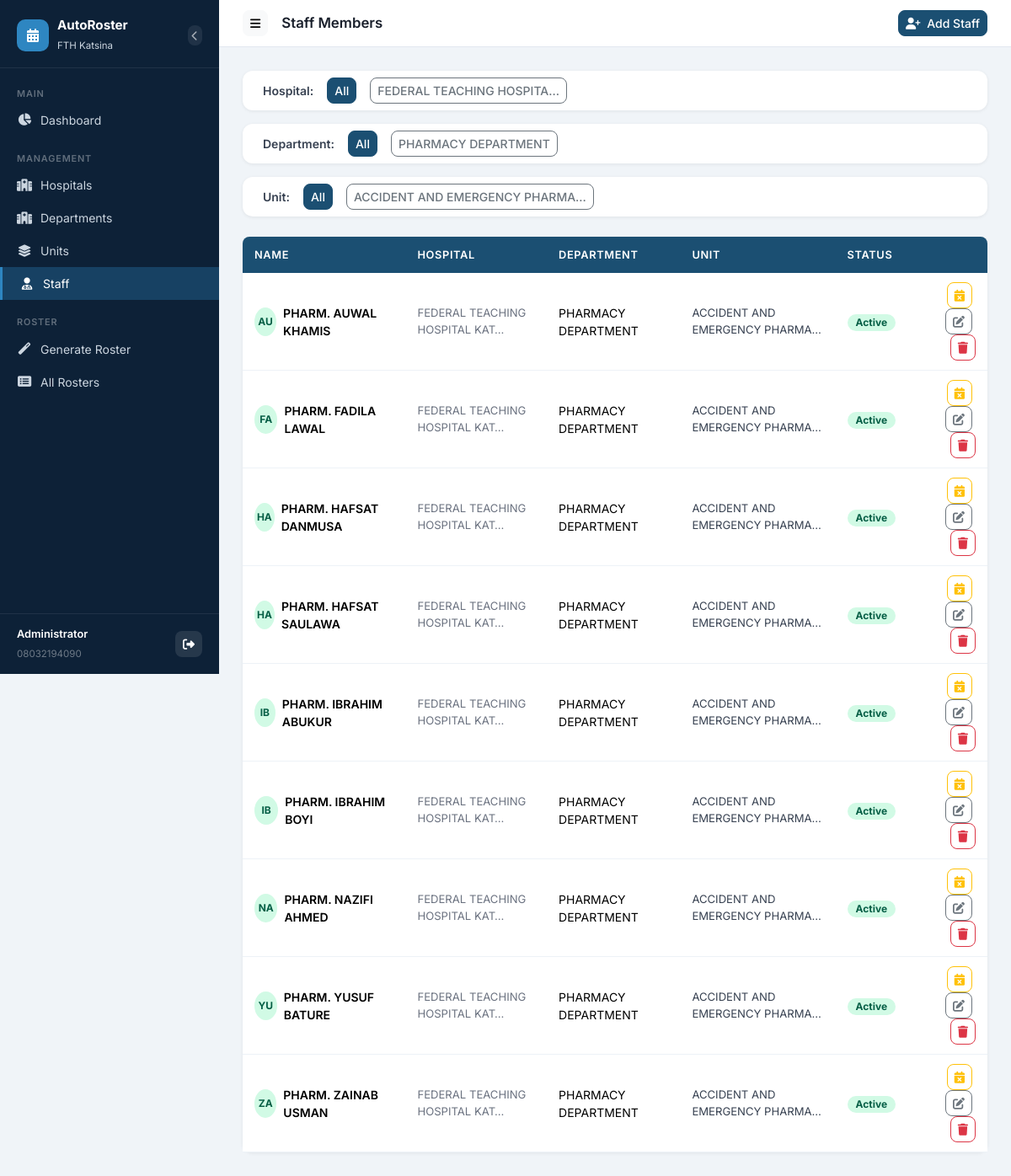
Page /staff/ (signed in) on the earlier database version.
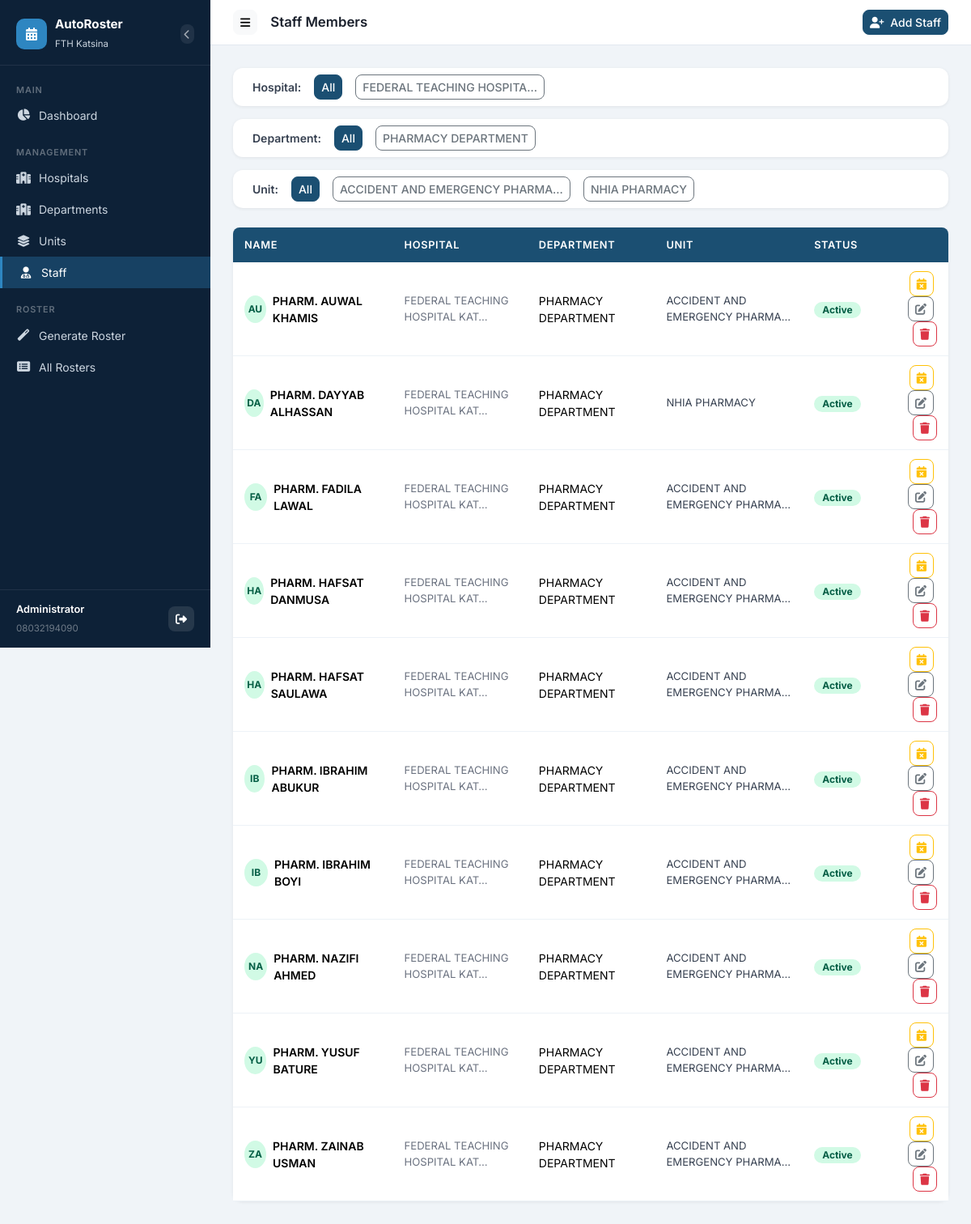
Same page on the later database version.
### accounts/models.py (models this page shows)
class User(AbstractBaseUser, PermissionsMixin):
    phone_number = models.CharField(max_length=20, unique=True)
    full_name = models.CharField(max_length=200, blank=True)
    is_active = models.BooleanField(default=True)
    is_staff = models.BooleanField(default=False)
    date_joined = models.DateTimeField(auto_now_add=True)
    objects = UserManager()
    USERNAME_FIELD = 'phone_number'
    REQUIRED_FIELDS = []
    def __str__(self):
        return self.full_name or self.phone_number

### roster/models.py (models this page shows, shortened)
class Hospital(models.Model):
    name = models.CharField(max_length=200, unique=True)
    address = models.CharField(max_length=300, blank=True)
    class Meta:
        ordering = ['name']

class Department(models.Model):
    hospital = models.ForeignKey(Hospital, on_delete=models.CASCADE, related_name='departments')
    department_name = models.CharField(max_length=200, default='PHARMACY DEPARTMENT')
    class Meta:
        ordering = ['hospital__name', 'department_name']

class Unit(models.Model):
    department = models.ForeignKey(Department, on_delete=models.CASCADE, related_name='units')
    unit_name = models.CharField(max_length=200)
    class Meta:
        ordering = ['department__department_name', 'unit_name']

class Staff(models.Model):
    unit = models.ForeignKey(Unit, on_delete=models.CASCADE, related_name='staff')
    title = models.CharField(max_length=50, default='PHARM.')
    name = models.CharField(max_length=200, help_text='Full name e.g. IBRAHIM ABUKUR')
    is_active = models.BooleanField(default=True)
    @property
    def display_name(self):
        return f"{self.title} {self.name}".upper()
    class Meta:
        ordering = ['name']
        verbose_name_plural = 'Staff'

### roster/views.py (the view)
# urls.py: path('staff/', views.staff_list, name='staff_list'),
@login_required
def staff_list(request):
    unit_id = request.GET.get('unit')
    dept_id = request.GET.get('dept')
    hospital_id = request.GET.get('hospital')
    staff_qs = Staff.objects.select_related('unit__department__hospital').all()
    if hospital_id:
        staff_qs = staff_qs.filter(unit__department__hospital_id=hospital_id)
    if dept_id:
        staff_qs = staff_qs.filter(unit__department_id=dept_id)
    if unit_id:
        staff_qs = staff_qs.filter(unit_id=unit_id)
    hospitals = Hospital.objects.all()
    departments = Department.objects.select_related('hospital').all()
    units = Unit.objects.select_related('department').all()
    if hospital_id:
        departments = departments.filter(hospital_id=hospital_id)
        units = units.filter(department__hospital_id=hospital_id)
    if dept_id:
        units = units.filter(department_id=dept_id)
    return render(request, 'roster/staff_list.html', {
        'staff_list': staff_qs,
        'hospitals': hospitals,
        'departments': departments,
        'units': units,
        'selected_unit': int(unit_id) if unit_id else None,
        'selected_dept': int(dept_id) if dept_id else None,
        'selected_hospital': int(hospital_id) if hospital_id else None,
    })

### roster/templates/roster/staff_list.html (shortened to what this page needs)
{% extends 'roster/base.html' %}
{% block page_title %}Staff Members{% endblock %}
{% block topbar_actions %}
  <a href="{% url 'staff_create' %}" class="btn btn-primary btn-sm">
    <i class="fas fa-user-plus me-1"></i> Add Staff
  </a>
{% endblock %}
{% block content %}
<div class="card mb-3">
  <div class="card-body py-2 px-4">
    <div class="d-flex align-items-center gap-3 flex-wrap">
      <span style="font-weight:600;font-size:.875rem;color:#374151;">Hospital:</span>
      <a href="{% url 'staff_list' %}" class="btn btn-sm {% if not selected_hospital %}btn-primary{% else %}btn-outline-secondary{% endif %}">All</a>
      {% for h in hospitals %}
      <a href="?hospital={{ h.pk }}" class="btn btn-sm {% if selected_hospital == h.pk %}btn-primary{% else %}btn-outline-secondary{% endif %}">
        {{ h.name|truncatechars:25 }}
      </a>
      {% endfor %}
    </div>
  </div>
</div>
<div class="card mb-3">
  <div class="card-body py-2 px-4">
    <div class="d-flex align-items-center gap-3 flex-wrap">
      <span style="font-weight:600;font-size:.875rem;color:#374151;">Department:</span>
      <a href="?{% if selected_hospital %}hospital={{ selected_hospital }}{% endif %}" class="btn btn-sm {% if not selected_dept %}btn-primary{% else %}btn-outline-secondary{% endif %}">All</a>
      {% for dept in departments %}
      <a href="?{% if selected_hospital %}hospital={{ selected_hospital }}&{% endif %}dept={{ dept.pk }}" class="btn btn-sm {% if selected_dept == dept.pk %}btn-primary{% else %}btn-outline-secondary{% endif %}">
        {{ dept.department_name }}
      </a>
      {% endfor %}
    </div>
  </div>
</div>
<div class="card mb-4">
  <div class="card-body py-2 px-4">
    <div class="d-flex align-items-center gap-3 flex-wrap">
      <span style="font-weight:600;font-size:.875rem;color:#374151;">Unit:</span>
      <a href="?" class="btn btn-sm {% if not selected_unit %}btn-primary{% else %}btn-outline-secondary{% endif %}">All</a>
      {% for unit in units %}
      <a href="?unit={{ unit.pk }}" class="btn btn-sm {% if selected_unit == unit.pk %}btn-primary{% else %}btn-outline-secondary{% endif %}">
        {{ unit.unit_name|truncatechars:30 }}
      </a>
      {% endfor %}
    </div>
  </div>
</div>
<div class="card">
  <div class="card-body p-0">
    <table class="table table-modern mb-0">
      <thead>
        <tr>
          <th>Name</th>
          <th>Hospital</th>
          <th>Department</th>
          <th>Unit</th>
          <th>Status</th>
          <th></th>
        </tr>
      </thead>
      <tbody>
        {% for s in staff_list %}
        <tr>
          <td>
            <div class="d-flex align-items-center gap-2">
              <div style="width:34px;height:34px;background:{% if s.is_active %}#d1fae5{% else %}#fee2e2{% endif %};border-radius:50%;display:flex;align-items:center;justify-content:center;font-weight:700;font-size:.75rem;color:{% if s.is_active %}#065f46{% else %}#991b1b{% endif %};">
                {{ s.name|slice:":2"|upper }}
              </div>
              <div>
                <div style="font-weight:600;font-size:.875rem;">{{ s.display_name }}</div>
              </div>
            </div>
          </td>
          <td style="font-size:.82rem;color:#6b7280;">{{ s.unit.department.hospital.name|truncatechars:30 }}</td>
          <td style="font-size:.875rem;">{{ s.unit.department.department_name }}</td>
          <td style="font-size:.82rem;color:#374151;">{{ s.unit.unit_name|truncatechars:30 }}</td>
          <td>
            <span class="badge {% if s.is_active %}badge-active{% else %}badge-inactive{% endif %}" style="font-size:.75rem;padding:4px 10px;border-radius:20px;">
              {% if s.is_active %}Active{% else %}Inactive{% endif %}
            </span>
          </td>
          <td class="text-end">
            <a href="{% url 'staff_availability' s.pk %}" class="btn btn-sm btn-outline-warning me-1" title="Manage Unavailability">
              <i class="fas fa-calendar-times"></i>
            </a>
            <a href="{% url 'staff_edit' s.pk %}" class="btn btn-sm btn-outline-secondary me-1">
              <i class="fas fa-edit"></i>
            </a>
            <a href="{% url 'staff_delete' s.pk %}" class="btn btn-sm btn-outline-danger">
              <i class="fas fa-trash"></i>
            </a>
          </td>
        </tr>
        {% endfor %}
      </tbody>
    </table>
  </div>
</div>
{% endblock %}

### roster/templates/roster/base.html (shortened to what this page needs)
<!DOCTYPE html>
<html lang="en">
<head>
  <link href="https://cdn.jsdelivr.net/npm/bootstrap@5.3.3/dist/css/bootstrap.min.css" rel="stylesheet">
  <link href="https://cdnjs.cloudflare.com/ajax/libs/font-awesome/6.5.0/css/all.min.css" rel="stylesheet">
</head>
<body>
<nav id="sidebar">
  <div class="sidebar-brand d-flex align-items-center justify-content-between">
    <div class="d-flex align-items-center">
      <div class="sidebar-logo">
        <i class="fas fa-calendar-alt text-white"></i>
      </div>
      <div>
        <h5>AutoRoster</h5>
        <small>FTH Katsina</small>
      </div>
    </div>
    <button id="sidebarClose" class="btn btn-sm p-1 ms-2" style="background:rgba(255,255,255,0.08);color:rgba(255,255,255,0.6);line-height:1;" title="Collapse sidebar">
      <i class="fas fa-chevron-left" style="font-size:0.75rem;"></i>
    </button>
  </div>
  <div class="sidebar-nav">
    <div class="nav-section-label">Main</div>
    <a href="{% url 'dashboard' %}" class="nav-link {% if request.resolver_match.url_name == 'dashboard' %}active{% endif %}">
      <i class="fas fa-chart-pie"></i> Dashboard
    </a>
    <div class="nav-section-label mt-2">Management</div>
    <a href="{% url 'hospital_list' %}" class="nav-link {% if 'hospital' in request.resolver_match.url_name %}active{% endif %}">
      <i class="fas fa-hospital-alt"></i> Hospitals
    </a>
    <a href="{% url 'department_list' %}" class="nav-link {% if 'department' in request.resolver_match.url_name %}active{% endif %}">
      <i class="fas fa-hospital"></i> Departments
    </a>
    <a href="{% url 'unit_list' %}" class="nav-link {% if 'unit' in request.resolver_match.url_name %}active{% endif %}">
      <i class="fas fa-layer-group"></i> Units
    </a>
    <a href="{% url 'staff_list' %}" class="nav-link {% if 'staff' in request.resolver_match.url_name and 'api' not in request.resolver_match.url_name %}active{% endif %}">
      <i class="fas fa-user-md"></i> Staff
    </a>
    <div class="nav-section-label mt-2">Roster</div>
    <a href="{% url 'roster_generate' %}" class="nav-link {% if request.resolver_match.url_name == 'roster_generate' %}active{% endif %}">
      <i class="fas fa-magic"></i> Generate Roster
    </a>
    <a href="{% url 'roster_list' %}" class="nav-link {% if request.resolver_match.url_name == 'roster_list' %}active{% endif %}">
      <i class="fas fa-list-alt"></i> All Rosters
    </a>
  </div>
  <div class="sidebar-footer">
    <div class="d-flex align-items-center justify-content-between">
      <div>
        <div style="color:#fff;font-size:.8rem;font-weight:600;">{{ request.user }}</div>
        <small style="color:rgba(255,255,255,0.4);">{{ request.user.phone_number }}</small>
      </div>
      <a href="{% url 'logout' %}" class="btn btn-sm" style="background:rgba(255,255,255,0.1);color:#fff;" title="Logout">
        <i class="fas fa-sign-out-alt"></i>
      </a>
    </div>
  </div>
</nav>
<div id="main-content">
  <div class="topbar">
    <div class="d-flex align-items-center gap-3">
      <button class="btn btn-sm btn-light" id="sidebarToggle" title="Toggle sidebar">
        <i class="fas fa-bars"></i>
      </button>
      <span class="topbar-title">{% block page_title %}Dashboard{% endblock %}</span>
    </div>
    <div class="topbar-actions">
      {% block topbar_actions %}{% endblock %}
    </div>
  </div>
  <div class="page-content">
    {% block content %}{% endblock %}
  </div>
</div>
</body>
</html>

### roster/templates/roster/base.html (style rules this page uses)
:root { --sidebar-width: 260px; --primary: #1B4F72; --primary-dark: #154360; --accent: #2E86C1; --sidebar-bg: #0d2137; --sidebar-text: #ccd6e0; --sidebar-hover: rgba(46,134,193,0.18); --sidebar-active: rgba(46,134,193,0.32); }
* { font-family: 'Inter', sans-serif; }
body { background: #f0f4f8; min-height: 100vh; }
#sidebar { width: var(--sidebar-width); min-height: 100vh; background: var(--sidebar-bg); position: fixed; top: 0; left: 0; z-index: 1000; display: flex; flex-direction: column; transition: transform 0.3s ease; }
.sidebar-brand { padding: 20px 20px 16px; border-bottom: 1px solid rgba(255,255,255,0.08); }
.sidebar-brand h5 { color: #fff; font-weight: 700; font-size: 0.95rem; margin: 0; line-height: 1.3; }
.sidebar-brand small { color: var(--sidebar-text); font-size: 0.72rem; }
.sidebar-logo { width: 38px; height: 38px; background: var(--accent); border-radius: 10px; display: flex; align-items: center; justify-content: center; margin-right: 10px; flex-shrink: 0; }
.sidebar-nav { padding: 12px 0; flex: 1; overflow-y: auto; }
.nav-section-label { color: rgba(255,255,255,0.35); font-size: 0.68rem; font-weight: 600; text-transform: uppercase; letter-spacing: 0.08em; padding: 10px 20px 4px; }
.sidebar-nav .nav-link { color: var(--sidebar-text); padding: 9px 20px; border-radius: 0; font-size: 0.875rem; display: flex; align-items: center; gap: 10px; transition: all 0.18s; }
.sidebar-nav .nav-link.active { background: var(--sidebar-active); color: #fff; border-left: 3px solid var(--accent); }
.sidebar-nav .nav-link i { width: 18px; text-align: center; font-size: 0.9rem; }
.sidebar-footer { padding: 14px 20px; border-top: 1px solid rgba(255,255,255,0.08); }
.sidebar-footer small { color: rgba(255,255,255,0.3); font-size: 0.72rem; }
#main-content { margin-left: var(--sidebar-width); min-height: 100vh; display: flex; flex-direction: column; }
.topbar { background: #fff; border-bottom: 1px solid #e2e8f0; padding: 12px 28px; display: flex; align-items: center; justify-content: space-between; position: sticky; top: 0; z-index: 500; }
.topbar-title { font-weight: 600; color: #1a202c; font-size: 1.05rem; }
.topbar-actions { display: flex; align-items: center; gap: 10px; }
.page-content { padding: 28px; flex: 1; }
.card { border: none; border-radius: 12px; box-shadow: 0 1px 4px rgba(0,0,0,0.07); }
.table-modern { border-collapse: separate; border-spacing: 0; }
.table-modern thead th { background: var(--primary); color: #fff; font-size: 0.8rem; font-weight: 600; text-transform: uppercase; letter-spacing: 0.05em; padding: 12px 14px; border: none; }
.table-modern thead th:first-child { border-radius: 8px 0 0 0; }
.table-modern thead th:last-child { border-radius: 0 8px 0 0; }
.table-modern tbody td { padding: 11px 14px; vertical-align: middle; border-color: #edf2f7; font-size: 0.875rem; }
.badge-active { background: #d1fae5; color: #065f46; }
.btn { border-radius: 8px; font-size: 0.875rem; font-weight: 500; }
.btn-primary { background: var(--primary); border-color: var(--primary); }
#sidebar { transition: transform 0.3s ease; }
#main-content { transition: margin-left 0.3s ease; }

Differences in the rows shown:
added Unit: unit_name "NHIA PHARMACY"
added Staff: name "DA", display_name "PHARM. DAYYAB ALHASSAN", unit.department.hospital.name "FEDERAL TEACHING HOSPITAL KAT…", unit.department.department_name "PHARMACY DEPARTMENT", unit.unit_name "NHIA PHARMACY", is_active "Active"
